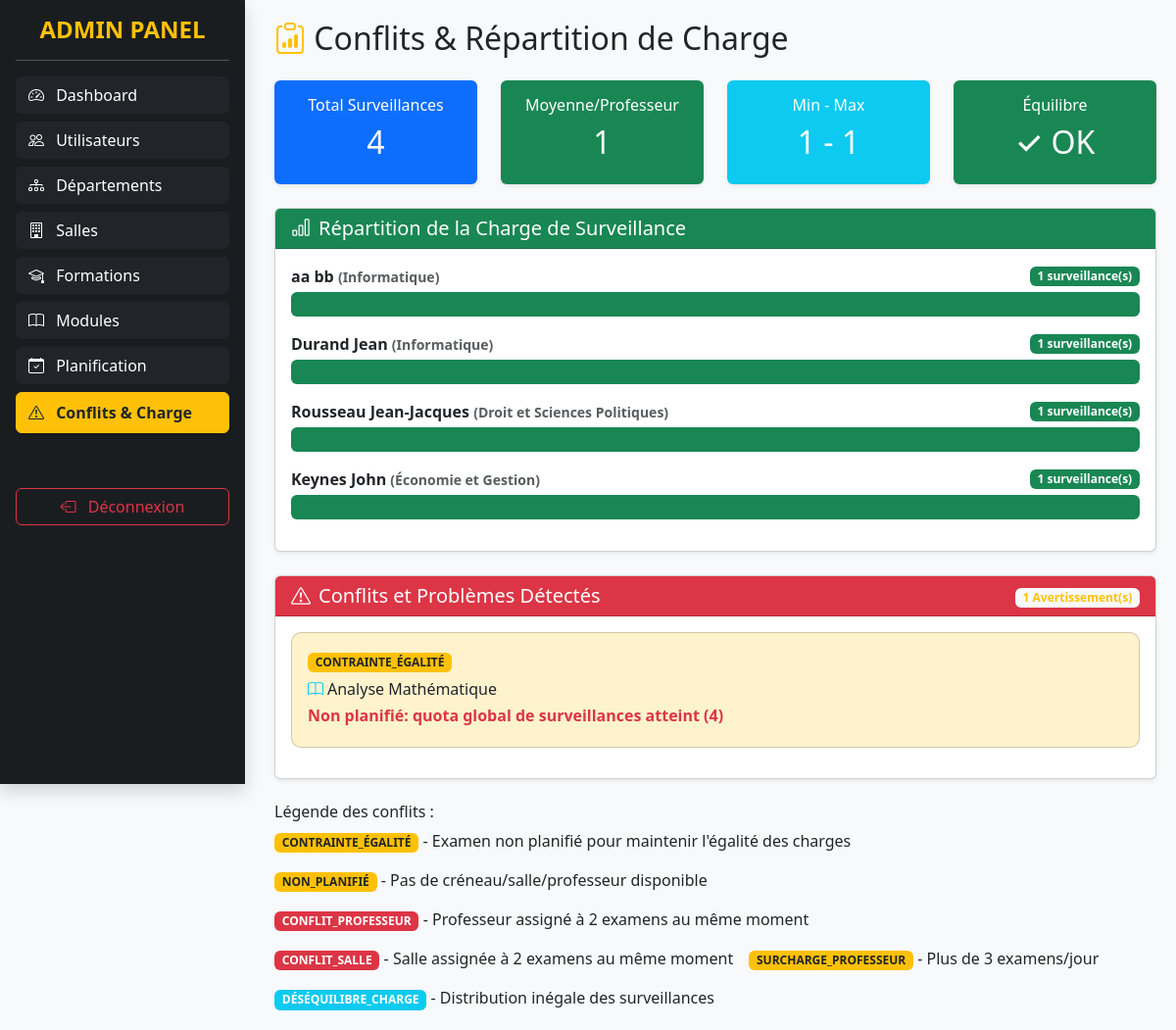
The page /admin/conflicts.php on the database its author committed.
### tables this page shows
CREATE TABLE `utilisateurs` (
  `id` int NOT NULL AUTO_INCREMENT,
  `username` varchar(50) NOT NULL,
  `password` varchar(255) NOT NULL,
  `role` enum('etudiant','professeur','admin','doyen','chef_dep') NOT NULL,
  `nom` varchar(50) DEFAULT NULL,
  `prenom` varchar(50) DEFAULT NULL,
  `dept_id` int DEFAULT NULL,
  `formation_id` int DEFAULT NULL,
  `promo` varchar(20) DEFAULT NULL,
  PRIMARY KEY (`id`),
  UNIQUE KEY `username` (`username`),
  KEY `dept_id` (`dept_id`),
  KEY `formation_id` (`formation_id`),
  CONSTRAINT `utilisateurs_ibfk_1` FOREIGN KEY (`dept_id`) REFERENCES `departements` (`id`),
  CONSTRAINT `utilisateurs_ibfk_2` FOREIGN KEY (`formation_id`) REFERENCES `formations` (`id`)
);

CREATE TABLE `departements` (
  `id` int NOT NULL AUTO_INCREMENT,
  `nom` varchar(100) NOT NULL,
  PRIMARY KEY (`id`),
  UNIQUE KEY `nom` (`nom`)
);

CREATE TABLE `conflicts` (
  `id` int NOT NULL AUTO_INCREMENT,
  `type` varchar(50) NOT NULL,
  `module` varchar(100) DEFAULT NULL,
  `formation` varchar(100) DEFAULT NULL,
  `reason` text,
  `severity` varchar(20) DEFAULT NULL,
  `created_at` timestamp NULL DEFAULT CURRENT_TIMESTAMP,
  PRIMARY KEY (`id`)
);

### admin/generate_timetable.php (called while the page is built, shortened)
<?php
class TimetableGenerator {
    public static function detectTeacherConflicts($conn) {
        $conflicts = [];
        $sql = "SELECT e1.id as exam1_id, e2.id as exam2_id,
                       u.nom as prof_nom, u.prenom as prof_prenom,
                       m1.nom as module1, m2.nom as module2,
                       e1.date_examen, e1.heure_debut,
                       s1.nom as salle1, s2.nom as salle2
                FROM examens e1
                JOIN examens e2 ON e1.prof_id = e2.prof_id
                    AND e1.date_examen = e2.date_examen
                    AND e1.heure_debut = e2.heure_debut
                    AND e1.id < e2.id
                JOIN utilisateurs u ON e1.prof_id = u.id
                JOIN modules m1 ON e1.module_id = m1.id
                JOIN modules m2 ON e2.module_id = m2.id
                JOIN lieu_examen s1 ON e1.salle_id = s1.id
                JOIN lieu_examen s2 ON e2.salle_id = s2.id";
        $result = $conn->query($sql);
        $sqlRoom = "SELECT e1.id, e2.id, s.nom as salle_nom, m1.nom as module1, m2.nom as module2,
                           e1.date_examen, e1.heure_debut
                    FROM examens e1
                    JOIN examens e2 ON e1.salle_id = e2.salle_id
                        AND e1.date_examen = e2.date_examen
                        AND e1.heure_debut = e2.heure_debut
                        AND e1.id < e2.id
                    JOIN lieu_examen s ON e1.salle_id = s.id
                    JOIN modules m1 ON e1.module_id = m1.id
                    JOIN modules m2 ON e2.module_id = m2.id";
        $result = $conn->query($sqlRoom);
        $sqlOverload = "SELECT u.nom, u.prenom, e.date_examen, COUNT(*) as exam_count
                        FROM examens e
                        JOIN utilisateurs u ON e.prof_id = u.id
                        GROUP BY u.id, u.nom, u.prenom, e.date_examen
                        HAVING COUNT(*) > 3";
        $result = $conn->query($sqlOverload);
        return $conflicts;
    }
}
?>

### admin/conflicts.php (the view, shortened to what this page needs)
<?php
require_once 'generate_timetable.php';
$conn = new mysqli("localhost", "root", "", "gestion_examens_db");
$teacherConflicts = TimetableGenerator::detectTeacherConflicts($conn);
$savedConflicts = [];
$result = $conn->query("SELECT * FROM conflicts ORDER BY
    CASE severity
        WHEN 'critical' THEN 1
        WHEN 'warning' THEN 2
        WHEN 'info' THEN 3
    END, created_at DESC LIMIT 50");
if ($result) {
    $savedConflicts = $result->fetch_all(MYSQLI_ASSOC);
}
$allConflicts = array_merge($teacherConflicts, $savedConflicts);
$workloadStats = [];
$result = $conn->query("SELECT u.id, u.nom, u.prenom, d.nom as dept_nom, COUNT(e.id) as total_surveillances
        FROM utilisateurs u
        LEFT JOIN examens e ON u.id = e.prof_id
        LEFT JOIN departements d ON u.dept_id = d.id
        WHERE u.role = 'professeur'
        GROUP BY u.id, u.nom, u.prenom, d.nom
        ORDER BY total_surveillances DESC");
if ($result) {
    $workloadStats = $result->fetch_all(MYSQLI_ASSOC);
}
$counts = array_column($workloadStats, 'total_surveillances');
$workloadBalance = [
    'min' => !empty($counts) ? min($counts) : 0,
    'max' => !empty($counts) ? max($counts) : 0,
    'avg' => !empty($counts) ? round(array_sum($counts) / count($counts), 1) : 0,
    'total' => array_sum($counts)
];
$warningCount = count(array_filter($allConflicts, fn($c) => ($c['severity'] ?? '') === 'warning'));
?>
<!DOCTYPE html>
<html lang="fr">
<head>
    <link href="https://cdn.jsdelivr.net/npm/bootstrap@5.3.0/dist/css/bootstrap.min.css" rel="stylesheet">
    <link rel="stylesheet" href="https://cdn.jsdelivr.net/npm/bootstrap-icons@1.10.0/font/bootstrap-icons.css">
</head>
<body class="bg-light">
<div class="sidebar p-3 shadow">
    <h4 class="text-center text-warning fw-bold">ADMIN PANEL</h4><hr>
    <a href="admin.php#dash" class="btn btn-dark w-100 text-start mb-2"><i class="bi bi-speedometer2 me-2"></i> Dashboard</a>
    <a href="admin.php#users" class="btn btn-dark w-100 text-start mb-2"><i class="bi bi-people me-2"></i> Utilisateurs</a>
    <a href="admin.php#depts" class="btn btn-dark w-100 text-start mb-2"><i class="bi bi-diagram-3 me-2"></i> Départements</a>
    <a href="admin.php#rooms" class="btn btn-dark w-100 text-start mb-2"><i class="bi bi-building me-2"></i> Salles</a>
    <a href="admin.php#forms" class="btn btn-dark w-100 text-start mb-2"><i class="bi bi-mortarboard me-2"></i> Formations</a>
    <a href="admin.php#mods" class="btn btn-dark w-100 text-start mb-2"><i class="bi bi-book me-2"></i> Modules</a>
    <a href="admin.php#exams" class="btn btn-dark w-100 text-start mb-2"><i class="bi bi-calendar-check me-2"></i> Planification</a>
    <a href="conflicts.php" class="btn btn-warning w-100 text-start mb-2 py-2 fw-bold text-dark shadow-sm">
        <i class="bi bi-exclamation-triangle me-2"></i> Conflits & Charge
    </a>
    <a href="../logout.php" class="btn btn-outline-danger w-100 mt-5"><i class="bi bi-box-arrow-left me-2"></i> Déconnexion</a>
</div>
<div class="main">
    <h2 class="mb-4"><i class="bi bi-clipboard-data text-warning"></i> Conflits & Répartition de Charge</h2>
    <div class="row mb-4">
        <div class="col-md-3">
            <div class="card border-0 shadow-sm bg-primary text-white">
                <div class="card-body text-center">
                    <h6>Total Surveillances</h6>
                    <h2><?= $workloadBalance['total'] ?></h2>
                </div>
            </div>
        </div>
        <div class="col-md-3">
            <div class="card border-0 shadow-sm bg-success text-white">
                <div class="card-body text-center">
                    <h6>Moyenne/Professeur</h6>
                    <h2><?= $workloadBalance['avg'] ?></h2>
                </div>
            </div>
        </div>
        <div class="col-md-3">
            <div class="card border-0 shadow-sm bg-info text-white">
                <div class="card-body text-center">
                    <h6>Min - Max</h6>
                    <h2><?= $workloadBalance['min'] ?> - <?= $workloadBalance['max'] ?></h2>
                </div>
            </div>
        </div>
        <div class="col-md-3">
            <div class="card border-0 shadow-sm <?= ($workloadBalance['max'] - $workloadBalance['min'] <= 1) ? 'bg-success' : 'bg-warning' ?> text-white">
                <div class="card-body text-center">
                    <h6>Équilibre</h6>
                    <h2><?= ($workloadBalance['max'] - $workloadBalance['min'] <= 1) ? '✓ OK' : '⚠ Déséquilibré' ?></h2>
                </div>
            </div>
        </div>
    </div>
    <div class="card shadow-sm mb-4">
        <div class="card-header bg-success text-white">
            <h5 class="mb-0"><i class="bi bi-bar-chart me-2"></i>Répartition de la Charge de Surveillance</h5>
        </div>
        <div class="card-body">
            <?php if (empty($workloadStats)): ?>
                <div class="alert alert-info">Aucun professeur trouvé.</div>
            <?php else: ?>
                <?php
                $maxCount = max(array_column($workloadStats, 'total_surveillances'));
                $maxCount = $maxCount > 0 ? $maxCount : 1;
                foreach ($workloadStats as $prof):
                    $percentage = ($prof['total_surveillances'] / $maxCount) * 100;
                    $isBalanced = abs($prof['total_surveillances'] - $workloadBalance['avg']) <= 1;
                ?>
                <div class="mb-3">
                    <div class="d-flex justify-content-between align-items-center mb-1">
                        <span class="fw-bold">
                            <?= htmlspecialchars($prof['nom'] . ' ' . $prof['prenom']) ?>
                            <small class="text-muted">(<?= htmlspecialchars($prof['dept_nom'] ?? 'Sans département') ?>)</small>
                        </span>
                        <span class="badge <?= $isBalanced ? 'bg-success' : 'bg-warning text-dark' ?>">
                            <?= $prof['total_surveillances'] ?> surveillance(s)
                        </span>
                    </div>
                    <div class="progress" style="height: 25px;">
                        <div class="progress-bar <?= $isBalanced ? 'bg-success' : 'bg-warning' ?>"
                             role="progressbar"
                             style="width: <?= $percentage ?>%">
                        </div>
                    </div>
                </div>
                <?php endforeach; ?>
            <?php endif; ?>
        </div>
    </div>
    <div class="card shadow-sm">
        <div class="card-header bg-danger text-white d-flex justify-content-between align-items-center">
            <h5 class="mb-0"><i class="bi bi-exclamation-triangle me-2"></i>Conflits et Problèmes Détectés</h5>
            <div>
                <?php if ($warningCount > 0): ?>
                    <span class="badge bg-light text-warning"><?= $warningCount ?> Avertissement(s)</span>
                <?php endif; ?>
            </div>
        </div>
        <div class="card-body">
            <?php if (empty($allConflicts)): ?>
                <div class="alert alert-success">
                    <i class="bi bi-check-circle me-2"></i>
                    Aucun conflit détecté. La planification est optimale !
                </div>
            <?php else: ?>
                <?php foreach ($allConflicts as $c): ?>
                <div class="card conflict-card severity-<?= htmlspecialchars($c['severity'] ?? 'warning') ?>">
                    <div class="card-body">
                        <div class="d-flex justify-content-between align-items-start">
                            <div>
                                <?php if (($c['severity'] ?? '') == 'critical'): ?>
                                    <span class="badge bg-danger mb-2"><?= htmlspecialchars($c['type'] ?? 'CONFLIT') ?></span>
                                <?php elseif (($c['severity'] ?? '') == 'warning'): ?>
                                    <span class="badge bg-warning text-dark mb-2"><?= htmlspecialchars($c['type'] ?? 'AVERTISSEMENT') ?></span>
                                <?php else: ?>
                                    <span class="badge bg-info mb-2"><?= htmlspecialchars($c['type'] ?? 'INFO') ?></span>
                                <?php endif; ?>
                                <h6 class="mb-1">
                                    <?php if (isset($c['prof'])): ?>
                                        <i class="bi bi-person-fill text-primary me-1"></i><?= htmlspecialchars($c['prof']) ?>
                                    <?php elseif (isset($c['salle'])): ?>
                                        <i class="bi bi-building text-secondary me-1"></i><?= htmlspecialchars($c['salle']) ?>
                                    <?php elseif (isset($c['module'])): ?>
                                        <i class="bi bi-book text-info me-1"></i><?= htmlspecialchars($c['module']) ?>
                                    <?php endif; ?>
                                </h6>
                                <p class="mb-1 text-danger fw-bold"><?= htmlspecialchars($c['reason'] ?? '') ?></p>
                            </div>
                        </div>
                    </div>
                </div>
                <?php endforeach; ?>
            <?php endif; ?>
        </div>
    </div>
    <div class="mt-4">
        <h6>Légende des conflits :</h6>
        <div class="d-flex gap-3 flex-wrap">
            <div><span class="badge bg-warning text-dark">CONTRAINTE_ÉGALITÉ</span> - Examen non planifié pour maintenir l'égalité des charges</div>
            <div><span class="badge bg-warning text-dark">NON_PLANIFIÉ</span> - Pas de créneau/salle/professeur disponible</div>
            <div><span class="badge bg-danger">CONFLIT_PROFESSEUR</span> - Professeur assigné à 2 examens au même moment</div>
            <div><span class="badge bg-danger">CONFLIT_SALLE</span> - Salle assignée à 2 examens au même moment</div>
            <div><span class="badge bg-warning text-dark">SURCHARGE_PROFESSEUR</span> - Plus de 3 examens/jour</div>
            <div><span class="badge bg-info">DÉSÉQUILIBRE_CHARGE</span> - Distribution inégale des surveillances</div>
        </div>
    </div>
</div>
</body>
</html>

### admin/conflicts.php (style rules this page uses)
.sidebar { min-height: 100vh; background: #1a1d20; color: white; position: fixed; width: 250px; z-index: 100; }
.main { margin-left: 260px; padding: 20px; }
.severity-warning { background: #fff3cd; }
.conflict-card { border-radius: 10px; margin-bottom: 15px; }

### rows shown on the page
utilisateurs: nom+prenom "aa bb", dept.nom "Informatique", total_surveillances "1", $percentage 100 (drawn)
utilisateurs: nom+prenom "Durand Jean", dept.nom "Informatique", total_surveillances "1", $percentage 100 (drawn)
utilisateurs: nom+prenom "Rousseau Jean-Jacques", dept.nom "Droit et Sciences Politiques", total_surveillances "1", $percentage 100 (drawn)
utilisateurs: nom+prenom "Keynes John", dept.nom "Économie et Gestion", total_surveillances "1", $percentage 100 (drawn)
conflicts: severity "1", type "CONTRAINTE_ÉGALITÉ", module "Analyse Mathématique", reason "Non planifié: quota global de surveillances atteint (4)"

### other values the page prints
$workloadBalance['total'] "4"
$workloadBalance['avg'] "1"
$workloadBalance['min'] "1"
$workloadBalance['max'] "1"
